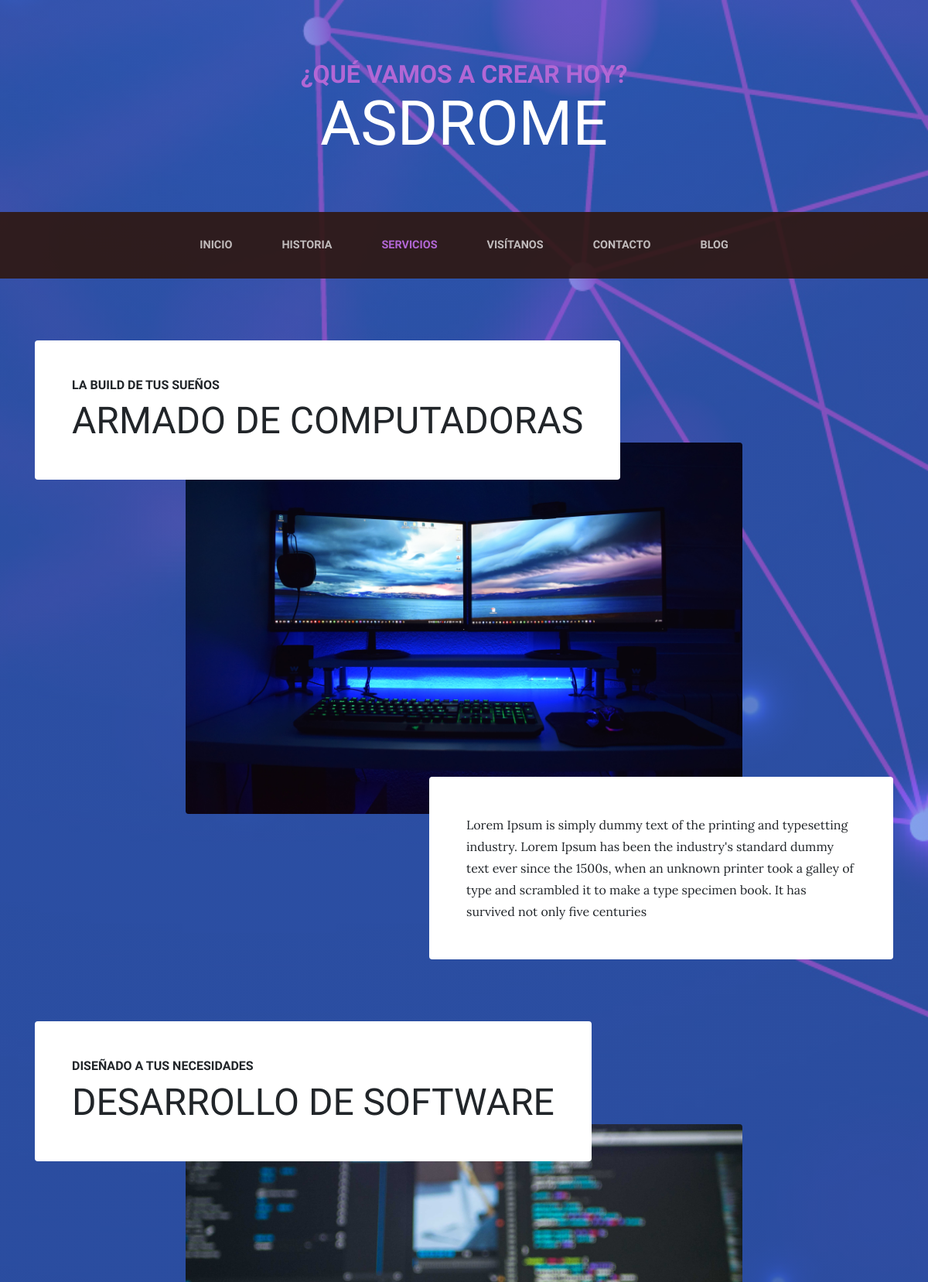
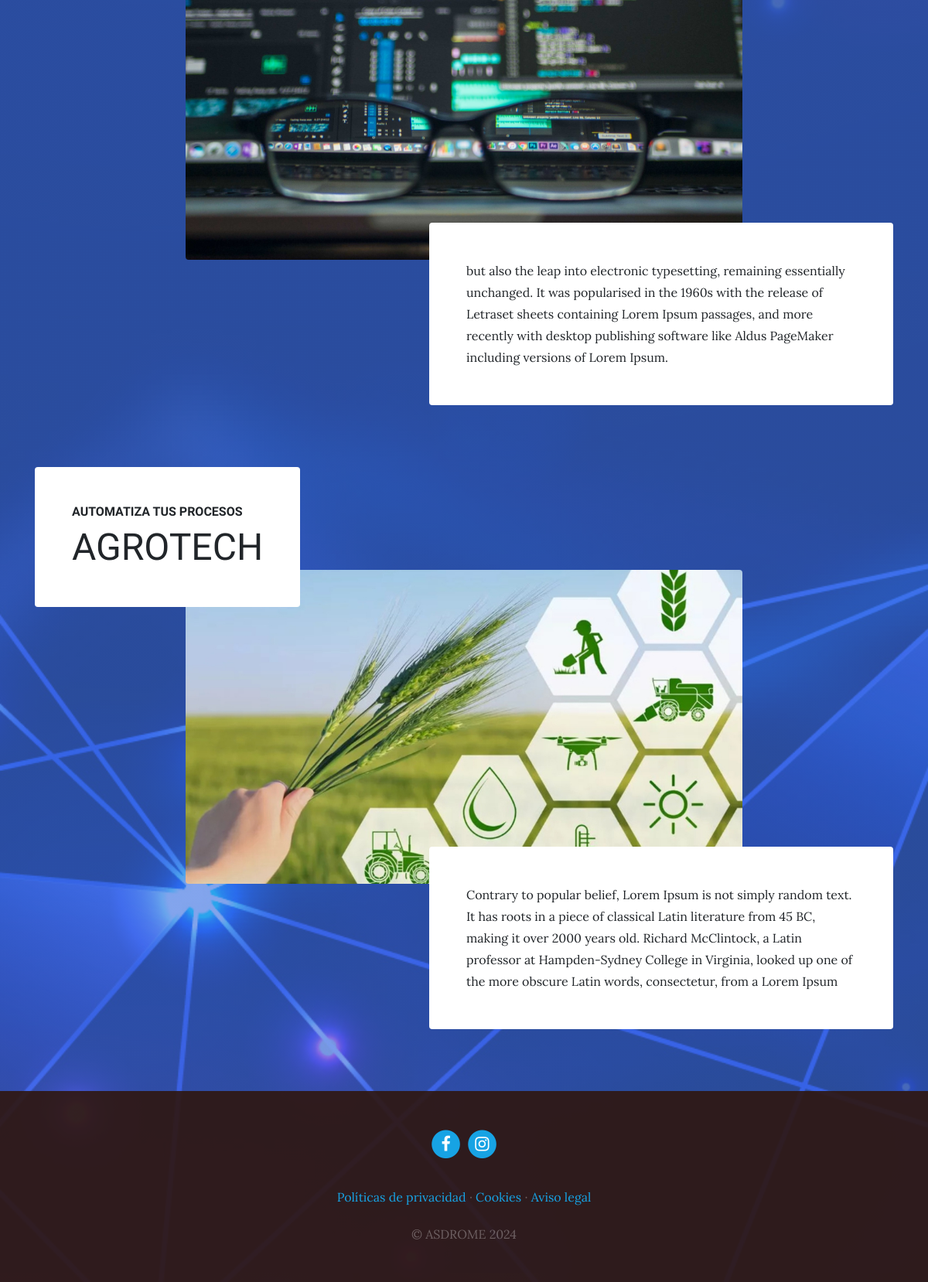
Page /services/ on the committed database (2 pictures, top to bottom).
### services/models.py (models this page shows, shortened)
class Service(models.Model):
    title = models.CharField(max_length=200, verbose_name='Título')
    subtitle = models.CharField(max_length=200, verbose_name='subtítulo')
    content = models.TextField(verbose_name='Contenido')
    image = models.ImageField(verbose_name='Imagen', upload_to='services')
    created = models.DateTimeField(auto_now_add=True, verbose_name='Fecha de creación')
    updated = models.DateTimeField(auto_now=True, verbose_name='Fecha de edición')
    class Meta:
        verbose_name = 'servicio'
        verbose_name_plural = 'servicios'
        ordering = ['-created']

### pages/models.py (models this page shows, shortened)
class Page(models.Model):
    title = models.CharField(verbose_name='Título', max_length=200)
    content = RichTextField(verbose_name='Contenido')
    order = models.SmallIntegerField(verbose_name='Orden', default=0)
    created = models.DateTimeField(auto_now_add=True, verbose_name='Fecha de creación')
    updated = models.DateTimeField(auto_now=True, verbose_name='Fecha de edición')
    class Meta:
        verbose_name='página'
        verbose_name_plural='páginas'
        ordering = ['order', 'title']

### services/views.py (the view)
# urls.py: path('', views.services, name="services"),
def services(request):
    services = Service.objects.all()
    return render(request, 'services/services.html', {'services':services})

### pages/templatetags/pages_extras.py (called while the page is built)
@register.simple_tag
def get_page_list():
    pages = Page.objects.all()
    return pages

### social/processors.py (called while the page is built)
def context_dict(request):
    ctx = {}
    links = Link.objects.all()
    for link in links:
        ctx[link.key] = link.url
    return ctx

### services/templates/services/services.html (shortened to what this page needs)
{% extends 'core/base.html' %}
{% load static %}
{% block content %}
  {% for service in services reversed %}
    <section class="page-section">
      <div class="container">
        <div class="product-item">
          <div class="product-item-title d-flex">
            <div class="bg-faded p-5 d-flex mr-auto rounded">
              <h2 class="section-heading mb-0">
                <span class="section-heading-upper">{{service.subtitle}}</span>
                <span class="section-heading-lower">{{service.title}}</span>
              </h2>
            </div>
          </div>
          <img class="product-item-img mx-auto d-flex rounded img-fluid mb-3 mb-lg-0" src="{{service.image.url}}" alt="">
          <div class="product-item-description d-flex ml-auto">
            <div class="bg-faded p-5 rounded">
              <p class="mb-0">{{service.content}}</p>
            </div>
          </div>
        </div>
      </div>
    </section>
  {% endfor %}
{% endblock %}

### core/templates/core/base.html (shortened to what this page needs)
<!DOCTYPE html>
<html lang="es">
  <head>
    {% load static %}
    <link href="{% static 'core/vendor/bootstrap/css/bootstrap.min.css' %}" rel="stylesheet">
    <link href="{% static 'core/vendor/font-awesome/css/font-awesome.min.css' %}" rel="stylesheet" type="text/css">
    <link href="{% static 'core/css/business-casual.css' %}" rel="stylesheet">
  </head>
  <body>
    <h1 class="site-heading text-center text-white d-none d-lg-block">
      <span class="site-heading-upper text-primary mb-3">¿QUÉ VAMOS A CREAR HOY?</span>
      <span class="site-heading-lower">ASDROME</span>
    </h1>
    <nav class="navbar navbar-expand-lg navbar-dark py-lg-4" id="mainNav">
      <div class="container">
        <div class="collapse navbar-collapse" id="navbarResponsive">
          <ul class="navbar-nav mx-auto">
            <li class="nav-item px-lg-4 {% if request.path == '/' %}active{% endif %}">
              <a class="nav-link text-uppercase text-expanded" href="{% url 'home' %}">Inicio</a>
            </li>
            <li class="nav-item px-lg-4 {% if request.path == '/about/' %}active{% endif %}">
              <a class="nav-link text-uppercase text-expanded" href="{% url 'about' %}">Historia</a>
            </li>
            <li class="nav-item px-lg-4 {% if request.path == '/services/' %}active{% endif %}">
              <a class="nav-link text-uppercase text-expanded" href="{% url 'services' %}">Servicios</a>
            </li>
            <li class="nav-item px-lg-4 {% if request.path == '/store/' %}active{% endif %}">
              <a class="nav-link text-uppercase text-expanded" href="{% url 'store' %}">Visítanos</a>
            </li>
            <li class="nav-item px-lg-4 {% if request.path == '/contact/' %}active{% endif %}">
              <a class="nav-link text-uppercase text-expanded" href="{% url 'contact' %}">Contacto</a>
            </li>
            <li class="nav-item px-lg-4 {% if request.path|slice:":6" == '/blog/' %}active{% endif %}">
              <a class="nav-link text-uppercase text-expanded" href="{% url 'blog' %}">Blog</a>
            </li>
          </ul>
        </div>
      </div>
    </nav>
    {% block content %} {% endblock %}
    <footer class="footer text-faded text-center py-5">
      <div class="container">
        <p class="m-0">
          {% if LINK_FACEBOOK %}
            <a href="{{LINK_FACEBOOK}}" class="link">
              <span class="fa-stack fa-lg">
                <i class="fa fa-circle fa-stack-2x"></i>
                <i class="fa fa-facebook fa-stack-1x fa-inverse"></i>
              </span>
            </a>
          {% endif %}
          {% if LINK_INSTAGRAM %}
            <a href="{{LINK_INSTAGRAM}}" class="link">
              <span class="fa-stack fa-lg">
                <i class="fa fa-circle fa-stack-2x"></i>
                <i class="fa fa-instagram fa-stack-1x fa-inverse"></i>
              </span>
            </a>
          {% endif %}
        </p>
        <p class="m-0 mbt">
          {% load pages_extras %}
          {% get_page_list as page_list %}
          {% for page in page_list %}
            <a href="{% url 'page' page.id page.title|slugify %}" class="link">{{page.title}}</a> {% if not forloop.last %}·{% endif %}
          {% endfor %}
        </p>
        <p class="m-0 mbt1">&copy; ASDROME 2024</p>
      </div>
	  </footer>
  </body>
</html>

### core/static/core/css/business-casual.css (style rules this page uses)
body { font-family: 'Lora'; background: linear-gradient(rgba(64, 116, 227, 0.65), rgba(64, 116, 227, 0.65)), url("../img/bg_cyber.jpg"); background-attachment: fixed; background-position: center; background-size: cover; }
h1, h2, h3, h4, h5, h6 { font-family: 'Raleway'; }
p { line-height: 1.75; }
.text-faded { color: rgba(255, 255, 255, 0.3); }
.site-heading { margin-top: 5rem; margin-bottom: 5rem; text-transform: uppercase; line-height: 1; font-family: 'Raleway'; }
.site-heading .site-heading-upper { display: block; font-size: 2rem; font-weight: 800; }
.site-heading .site-heading-lower { font-size: 5rem; font-weight: 100; line-height: 4rem; }
.page-section { margin-top: 5rem; margin-bottom: 5rem; }
.section-heading { text-transform: uppercase; }
.section-heading .section-heading-upper { display: block; font-size: 1rem; font-weight: 800; padding-bottom:.5rem; }
.section-heading .section-heading-lower { display: block; font-size: 3rem; font-weight: 100; }
.bg-faded { background-color: rgb(255, 255, 255); }
#mainNav { background-color: rgba(47, 23, 15, 0.9); font-family: 'Raleway'; }
#mainNav .navbar-nav .nav-item .nav-link { color: rgba(255, 255, 255, 0.7); font-weight: 800; }
#mainNav .navbar-nav .nav-item.active .nav-link { color: #b267d5; }
@media (min-width: 992px) { #mainNav .navbar-nav .nav-item .nav-link { font-size: 0.9rem; } }
@media (min-width: 992px) { .product-item .product-item-title { position: relative; z-index: 1; margin-bottom: -3rem; } }
@media (min-width: 992px) { .product-item .product-item-img { position: relative; z-index: 0; max-width: 60vw; } }
@media (min-width: 992px) { .product-item .product-item-description { position: relative; z-index: 1; margin-top: -3rem; max-width: 50vw; } }
.footer { background-color: rgba(47, 23, 15, 0.9); }
.text-primary { color: #b267d5 !important; }
.mbt { padding-top: 2rem; }
.mbt1 { padding-top: 1.25rem; }
a.link { color: #17a3e4; }

### rows in the picture
Service: subtitle "LA BUILD DE TUS SUEÑOS", title "ARMADO DE COMPUTADORAS", image (picture), content "Lorem Ipsum is simply dummy text of the printing and typesetting industry. Lorem Ipsum has been the industry's standard dummy text ever since the 1500s, when an unknown printer took a galley of type and scrambled it to make a type specimen book. It has survived not only five centuries"
Service: subtitle "DISEÑADO A TUS NECESIDADES", title "DESARROLLO DE SOFTWARE", image (picture), content "but also the leap into electronic typesetting, remaining essentially unchanged. It was popularised in the 1960s with the release of Letraset sheets containing Lorem Ipsum passages, and more recently with desktop publishing software like Aldus PageMaker including versions of Lorem Ipsum."
Service: subtitle "AUTOMATIZA TUS PROCESOS", title "AGROTECH", image (picture), content "Contrary to popular belief, Lorem Ipsum is not simply random text. It has roots in a piece of classical Latin literature from 45 BC, making it over 2000 years old. Richard McClintock, a Latin professor at Hampden-Sydney College in Virginia, looked up one of the more obscure Latin words, consectetur, from a Lorem Ipsum"
Page: title "Políticas de privacidad"
Page: title "Cookies"
Page: title "Aviso legal"
